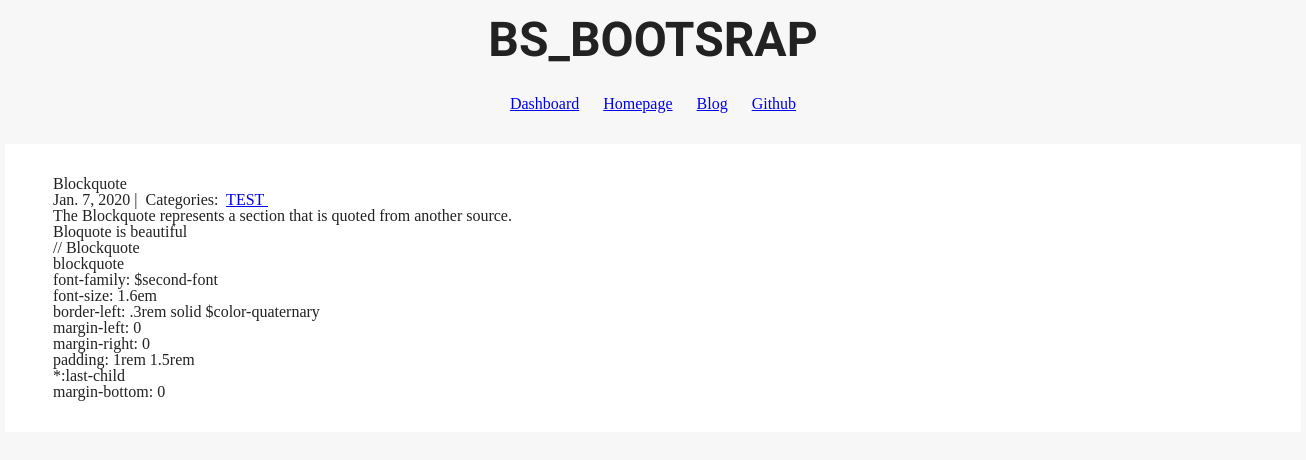
Page /9/ on the earlier database version.
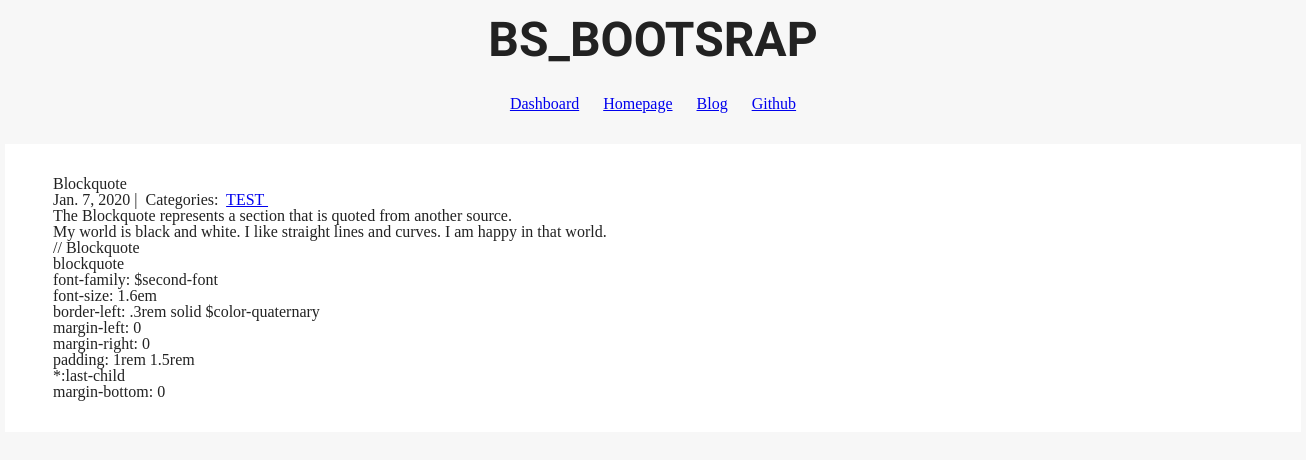
Same page on the later database version.
### boot_rules/models.py (models this page shows, shortened)
class Post(models.Model):
    title = models.CharField(max_length=255)
    body = models.TextField()
    elements = models.TextField(default="")
    scss = models.TextField(default="")
    created_on = models.DateTimeField(auto_now_add=True)
    last_modified = models.DateTimeField(auto_now=True)
    categories = models.ManyToManyField('Category', related_name='posts')

### boot_rules/views.py (the view, shortened to what this page needs)
# urls.py: path("<int:pk>/", views.boot_rules_detail, name="boot_rules_detail"),
def boot_rules_detail(request, pk):
    post = Post.objects.get(pk=pk)
    form = CommentForm()
    comments = Comment.objects.filter(post=post)
    context = {
        "post": post,
        "comments": comments,
        "form": form,
    }
    return render(request, "boot_rules_detail.html", context)

### boot_rules/templates/boot_rules_detail.html
{% extends "head.html" %}
{% block page_content %}
<div class="col-md-8 offset-md-2">
    <h1>{{ post.title }}</h1>
    <small>
        {{ post.created_on.date }} |&nbsp;
        Categories:&nbsp;
        {% for category in post.categories.all %}
        <a href="{% url 'boot_rules_category' category.name %}">
            {{ category.name }}
        </a>&nbsp;
        {% endfor %}
    </small>
    <p>{{ post.body | safe }}</p>
    <p>{{ post.elements | safe }}</p>
    <p>{{ post.scss | linebreaks }}</p>
</div>
{% endblock %}

Differences in the rows shown:
changed Post "Blockquote": elements "Bloquote is beautiful" → "My world is black and white. I like straight lines and curves. I am happy in that world."
